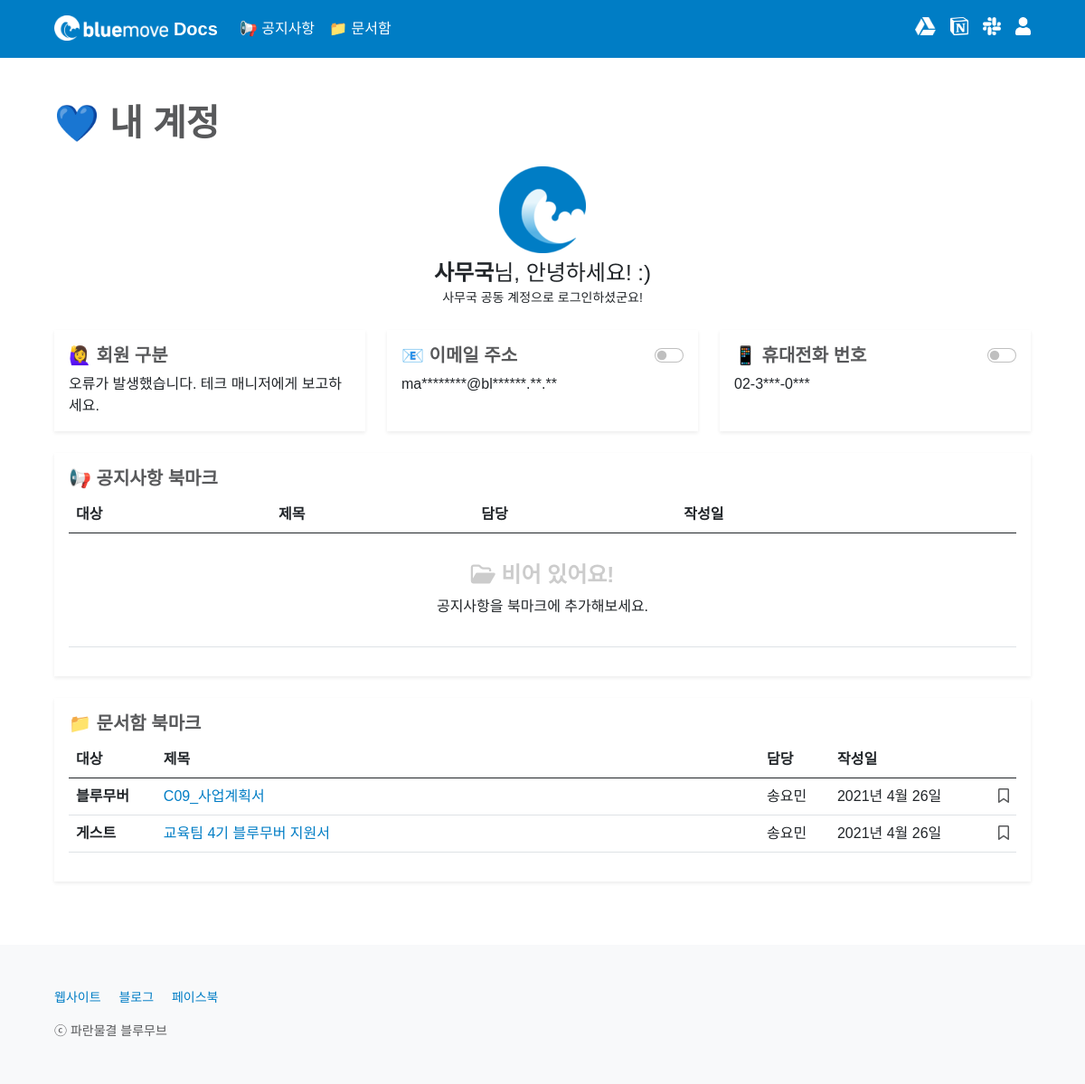
Page /users/1/myaccount/ (signed in) on the earlier database version.
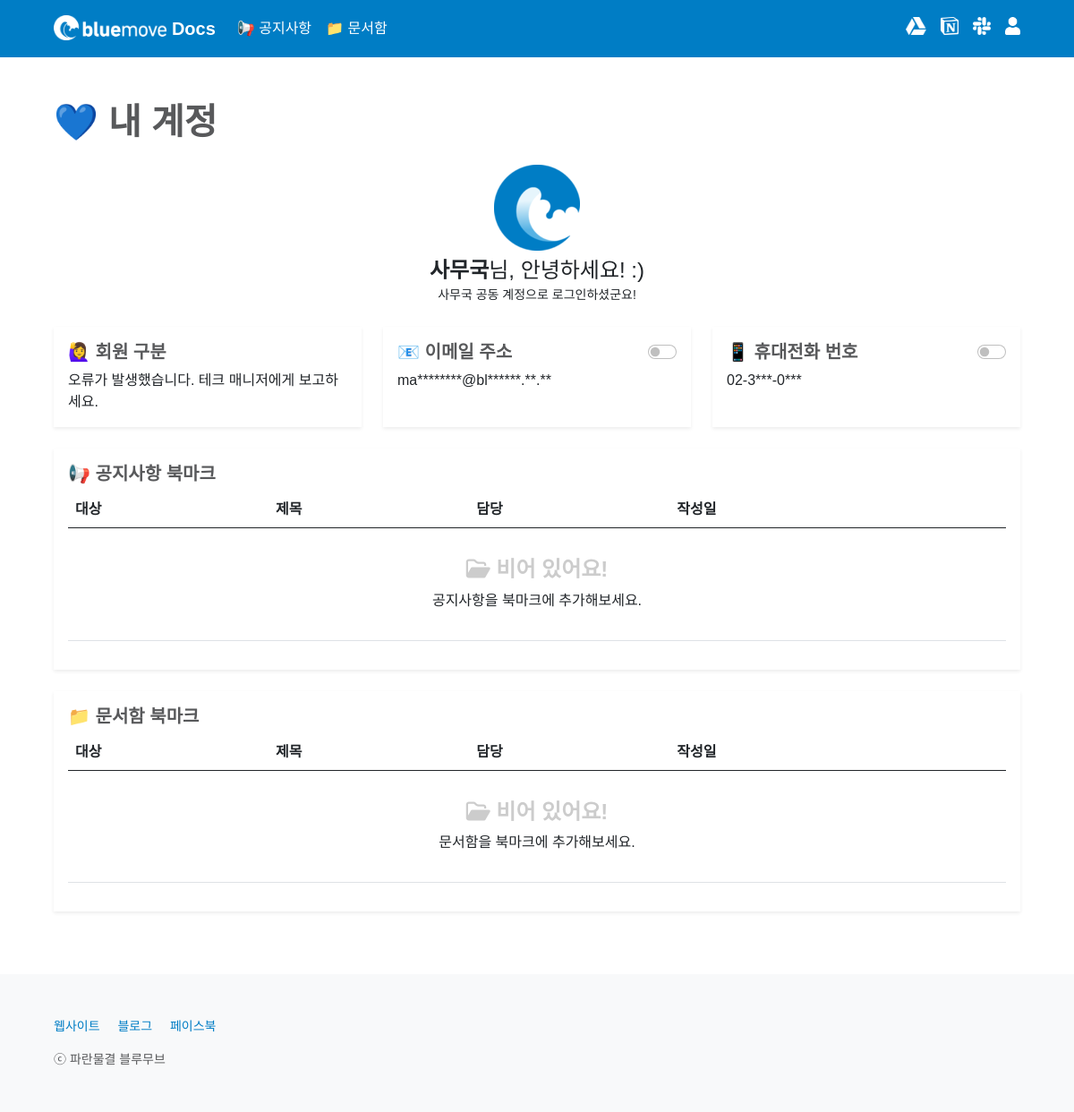
Same page on the later database version.
### box/models.py (models this page shows, shortened)
class Box(models.Model):
    CATEGORY_CHOICES = {
        ('bluemover', '블루무버'),
        ('guest', '게스트'),
    }
    title = models.CharField(max_length = 50)
    writer = models.ForeignKey(User, on_delete=models.CASCADE)
    category = models.CharField(max_length = 50, choices = CATEGORY_CHOICES)
    drive_name = models.CharField(max_length = 50, null = True, blank = True)
    folder_name = models.CharField(max_length = 50, null = True, blank = True)
    folder_id = models.CharField(max_length = 100, null = True, blank = True)
    folder_prefix = models.CharField(max_length = 10, null = True, blank = True)
    official_template_flag = models.BooleanField(default = False)
    document_name = models.CharField(max_length = 50, null = True, blank = True)
    document_id = models.CharField(max_length = 300)
    channel_id = models.CharField(max_length = 50)
    channel_name = models.CharField(max_length = 50)
    deadline = models.DateField()
    deadline_update_flag = models.BooleanField(default = False)
    content = RichTextField()
    content_update_flag = models.BooleanField(default = False)
    image = models.ImageField(upload_to='images/', null = True, blank = True)
    created_at = models.DateField(auto_now_add = True)
    updated_at = models.DateField(auto_now = True)
    box_favorite_user_set = models.ManyToManyField(User, blank = True, related_name="box_favorite_user_set", through="Favorite")

### users/views.py (the view)
# urls.py: path('<int:id>/myaccount/', myaccount, name="myaccount"),
@login_required
def myaccount(request, id):
    if request.user.is_authenticated:
        profile = Profile.objects.get(user=request.user)
        if not profile.info_update_flag == True:
            return redirect('users:write_info', request.user.id)
        else:
            None
    else:
        None
    user = get_object_or_404(User, pk=id)
    favorites = request.user.favorite_user_set.all().order_by('-id')
    box_favorites = request.user.box_favorite_user_set.all().order_by('-id')
    page = request.GET.get('page', 1)
    paginator = Paginator(favorites, 5)
    try:
        favorites = paginator.page(page)
    except PageNotAnInteger:
        favorites = paginator.page(1)
    except EmptyPage:
        favorites = paginator.page(paginator.num_pages)
    box_page = request.GET.get('box_page', 1)
    box_paginator = Paginator(box_favorites, 5)
    try:
        box_favorites = box_paginator.page(box_page)
    except PageNotAnInteger:
        box_favorites = box_paginator.page(1)
    except EmptyPage:
        box_favorites = box_paginator.page(box_paginator.num_pages)
    return render(request, 'users/myaccount.html', {'user': user, 'favorites': favorites, 'box_favorites': box_favorites})

### users/templates/users/myaccount.html (shortened to what the changed rows need)
{% extends 'base.html' %}
{% block content %}
<main class="px-2 px-md-5">
    <div class="container-md mt-5">
        <h1 class="mb-4" style="font-weight: 600; color: #58595B;">💙 내 계정</h1>
        <div class="container-md px-0">
            <div class="mt-4">
                <div class="row row-cols-1 g-4">
                    <div class="col">
                        <div class="shadow-sm h-100">
                            <div class="card-body">
                                <div class="table-responsive" id="noticetable-table">
                                    <table class="table">
                                        <thead>
                                            <tr>
                                                <th scope="col">대상</th>
                                                <th scope="col">제목</th>
                                                <th scope="col">담당</th>
                                                <th scope="col">작성일</th>
                                                <th class="text-end" scope="col"></th>
                                            </tr>
                                        </thead>
                                    </table>
                                </div>
                            </div>
                        </div>
                    </div>
                    <div class="col">
                        <div class="shadow-sm h-100">
                            <div class="card-body">
                                <div class="table-responsive" id="box_noticetable-table">
                                    <table class="table">
                                        <thead>
                                            <tr>
                                                <th scope="col">대상</th>
                                                <th scope="col">제목</th>
                                                <th scope="col">담당</th>
                                                <th scope="col">작성일</th>
                                                <th class="text-end" scope="col"></th>
                                            </tr>
                                        </thead>
                                        <tbody>
                                            {% for box_favorite in box_favorites %}
                                            <tr>
                                                <th scope="row">
                                                {% if box_favorite.category == 'bluemover' %}
                                                    블루무버
                                                {% elif box_favorite.category == 'guest' %}
                                                    게스트
                                                {% else %}
                                                    알 수 없음
                                                {% endif %}
                                                </th>
                                                <td><a href="{% url 'box:read' box_favorite.id %}{{ request.get_full_path|cut:request.path }}" style="word-break: break-word; overflow: hidden; text-overflow: ellipsis; width: 500px; display: -webkit-box; -webkit-line-clamp: 1; -webkit-box-orient: vertical;">
                                                    {% if box_favorite.folder_prefix != None %}
                                                        {{ box_favorite.folder_prefix }}_{{ box_favorite.title }}
                                                    {% else %}
                                                        {{ box_favorite.title }}
                                                    {% endif %}
                                                </a></td>
                                                <td>
                                                    {{ box_favorite.writer.last_name }}{{ box_favorite.writer.first_name }}
                                                </td>
                                                <td>
                                                    {% if box_favorite.created_at == box_favorite.updated_at %}
                                                    {{ box_favorite.created_at }}
                                                    {% else %}
                                                    {{ box_favorite.created_at }} │ <span style="color: #6C757D;"><i class="fas fa-sync"></i> {{ box_favorite.updated_at }} 수정</span>
                                                    {% endif %}
                                                </td>
                                                <td>
                                                    {% if user.is_authenticated %}
                                                    <div class="text-end">
                                                        {% if not request.path == '/box/' %}
                                                        <a class="bookmark" href="{% url 'box:box_favorite' box_favorite.id %}?next={{ request.get_full_path }}#box_noticeTablePosition">
                                                        {% else %}
                                                        <a class="bookmark" href="{% url 'box:box_favorite' box_favorite.id %}?next={{ request.get_full_path }}">
                                                        {% endif %}
                                                            {% if user in box_favorite.box_favorite_user_set.all %}
                                                            <i class="fas fa-bookmark"></i>
                                                            {% else %}
                                                            <i class="far fa-bookmark"></i>
                                                            {% endif %}
                                                        </a>
                                                    </div>
                                                    {% endif %}
                                                </td>
                                            </tr>
                                            {% empty %}
                                            <tr>
                                                <td colspan="5">
                                                    <div class="text-center"><br><h4 style="color: #CCCCCC; font-weight: 600;"><i class="far fa-folder-open"></i> 비어 있어요!</h4><p class="mb-4">문서함을 북마크에 추가해보세요.</p></div>
                                                </td>
                                            </tr>
                                            {% endfor %}
                                        </tbody>
                                    </table>
                                </div>
                            </div>
                        </div>
                    </div>
                </div>
            </div>
        </div>
    </div>
</main>
{% endblock %}

Differences in the rows shown:
removed Box: category "블루무버", folder_prefix "C09", title "사업계획서", writer.last_name "송", writer.first_name "요민", created_at "2021년 4월 26일"
removed Box: category "게스트", title "교육팀 4기 블루무버 지원서", writer.last_name "송", writer.first_name "요민", created_at "2021년 4월 26일"
Other differences:
text now shown: "비어 있어요! 문서함을 북마크에 추가해보세요."
